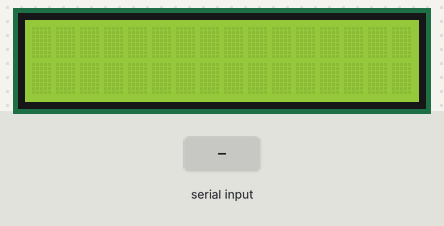
A sketch run on a simulated Arduino Uno, built with avr-gcc and run on an emulated ATmega328P. Parts: 16×2 character LCD. The test bench sets the inputs (shaded band). What the sketch prints to the serial monitor is not drawn.

Above: at 1.2 s.
1.3 s: byte 30 received over Serial
3.3 s: byte 90 received over Serial
At 4.5 s:
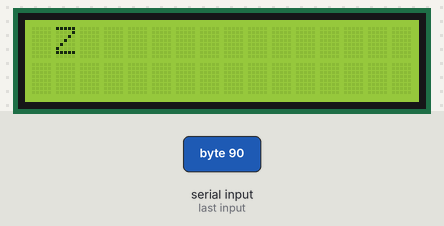
5.3 s: byte 120 received over Serial
At 7.0 s:
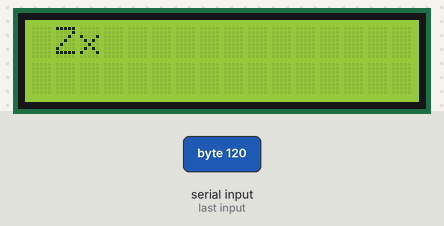
7.3 s: byte 30 received over Serial
9.3 s: byte 90 received over Serial
At 10.3 s:
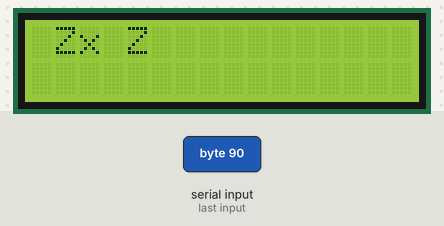
11.3 s: byte 120 received over Serial
At 13.0 s:
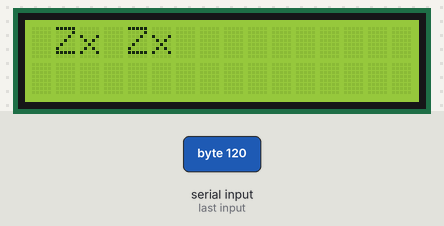
Timing chart, 0 to 14.3 s (numbered marks = the images above; inputs shaded):
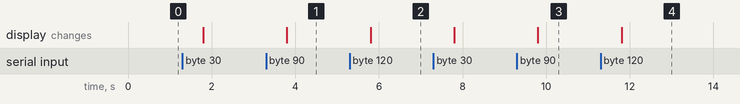

The sketch:

Uart_Embedded_C.ino
```cpp
#include <LiquidCrystal.h> // initialize the library with the numbers of the interface pins
LiquidCrystal lcd(12, 11, 5, 4, 3, 2);
void setup()
{
// set up the LCD’s number of columns and rows:
lcd.begin(16, 2);
// initialize both serial ports:
Serial.begin(9600);
}
void loop() {
if (Serial.available()) {
  delay (500);
unsigned int inByte = Serial.read();
Serial.write(inByte);
lcd.write(inByte);
lcd.leftToRight();
}
}
```

Measured:
- after the input at 3.3 s, the display: changes after 0.50 s (image 1)
- after the input at 5.3 s, the display: changes after 0.50 s (image 2)
- after the input at 9.3 s, the display: changes after 0.50 s (image 3)
- after the input at 11.3 s, the display: changes after 0.50 s (image 4)
